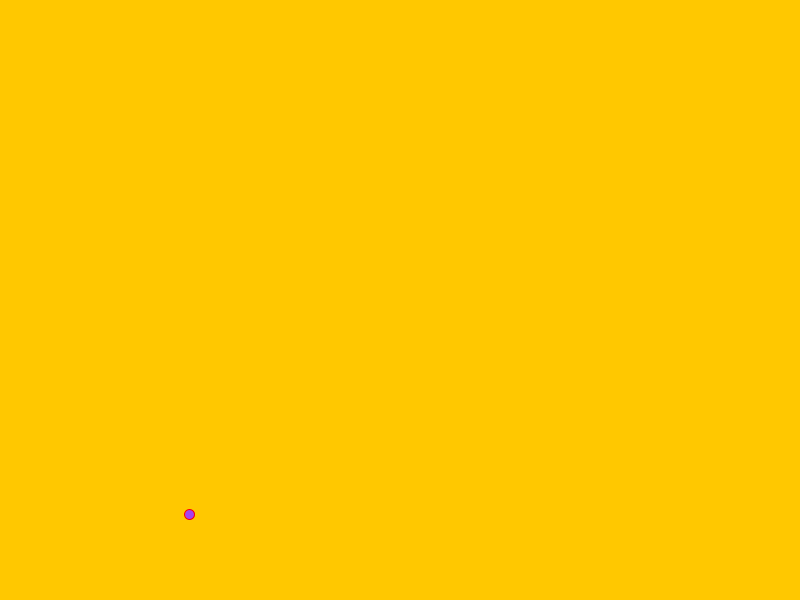
Frame 1 (no input)
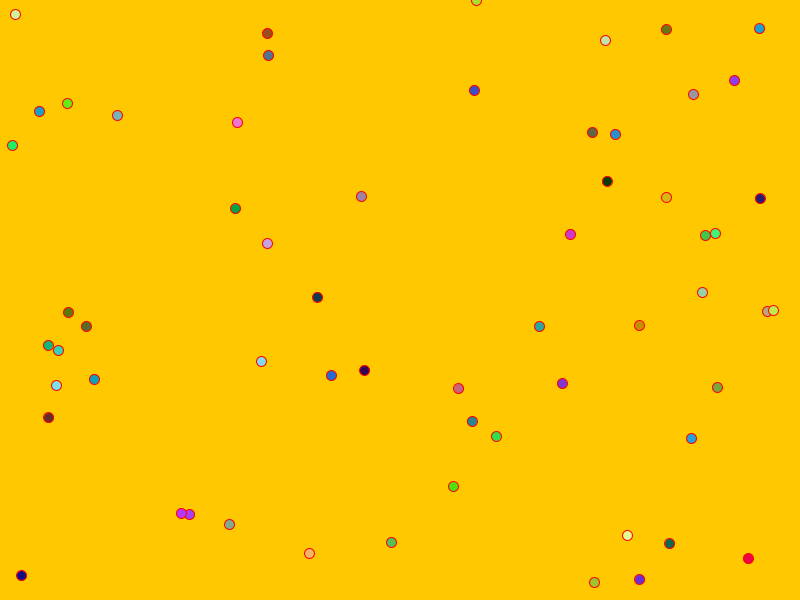
Frame 60 (the mouse pressed at the canvas centre just before this capture)
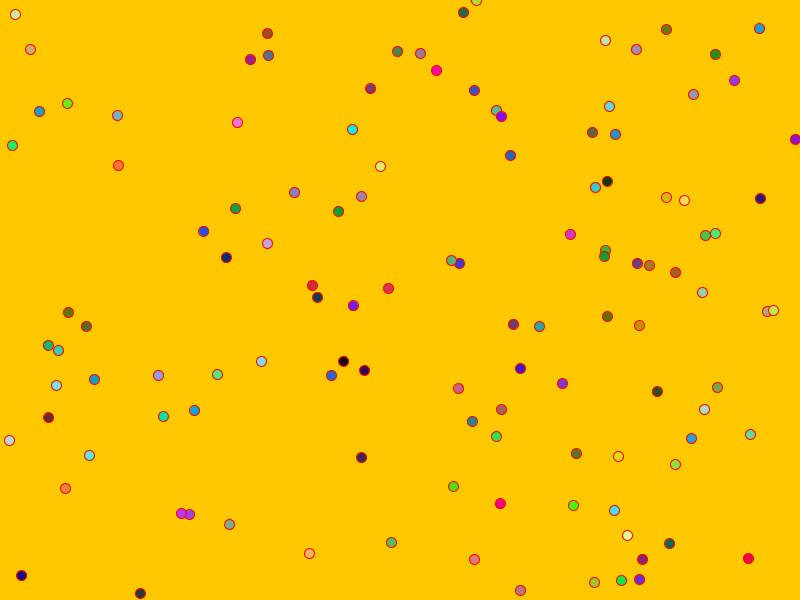
Frame 120 (the mouse held since frame 60 and released just before this capture)

The Processing sketch that drew these frames (run headless with seeded random() and noise(); from frame 60 on, the mouse is pressed at the canvas centre):

// Processing sketch: sketch_151022_ellipses
// ── sketch_151022_ellipses.pde
/* size(800, 600);
 background(255, 200, 0);
 
 fill(0, 0, 255);
 stroke(255, 0, 0);
 strokeWeight(5);
 ellipse(width/2, height/2, 200, 300);*/


void setup() {
  size(800, 600);
  background(255, 200, 0);
  frameRate(60);
}

void draw() {
  fill(random(0, 255), random(255), random(255));
  stroke(255, 0, 0);
  strokeWeight(1);
  ellipse(random(width), random(height), 10, 10);
}
